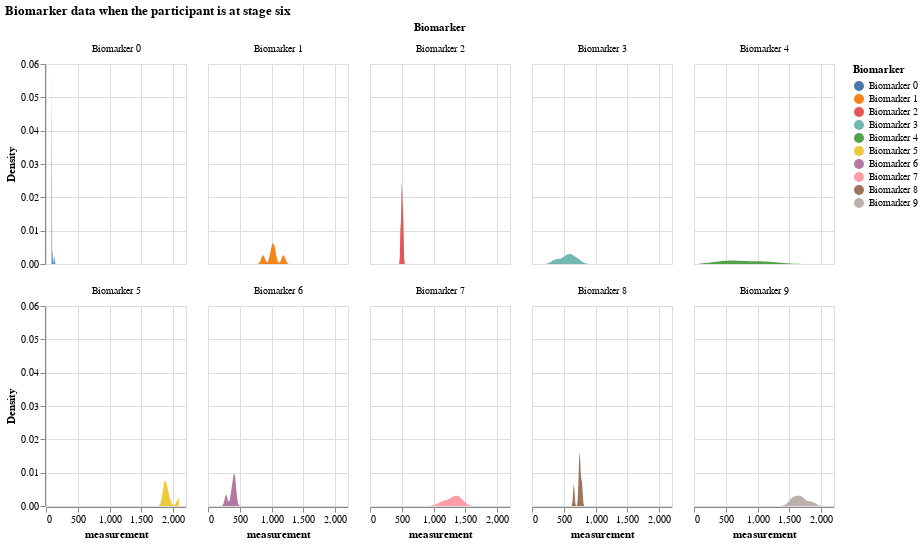

Notebook code cell kept with this figure:
### Markdown cell above
### Distribution of all biomarker values when the participant is at a certain disease stage

### Code cell
# biomarker data when the participant is at stage 6
df_kj_6 = df_expanded[df_expanded.k_j == 6]
df_kj_6

alt.Chart(df_kj_6).transform_density(
    'measurement',
    as_=['measurement', 'Density'],
    groupby=['Biomarker']
).mark_area().encode(
    x="measurement:Q",
    y="Density:Q",
    facet = alt.Facet(
        "Biomarker:N",
        columns = 5
    ),
    color=alt.Color(
        'Biomarker:N'
    )
).properties(
    width= 140,
    height = 200,
).properties(
    title='Biomarker data when the participant is at stage six'
)

### Figure 1 — Vega-Lite specification as saved in the notebook (floating-point values rounded to 4 significant figures)
{"config": {"view": {"continuousWidth": 300, "continuousHeight": 300}}, "data": {"name": "data-29a984e9817946be43fa41c6e06f752f"}, "mark": {"type": "area"}, "encoding": {"color": {"field": "Biomarker", "type": "nominal"}, "facet": {"columns": 5, "field": "Biomarker", "type": "nominal"}, "x": {"field": "measurement", "type": "quantitative"}, "y": {"field": "Density", "type": "quantitative"}}, "height": 200, "title": "Biomarker data when the participant is at stage six", "transform": [{"density": "measurement", "groupby": ["Biomarker"], "as": ["measurement", "Density"]}], "width": 140, "$schema": "https://vega.github.io/schema/vega-lite/v5.16.3.json", "datasets": {"data-29a984e9817946be43fa41c6e06f752f": [{"Biomarker": "Biomarker 0", "participant": 35, "measurement": 110.3, "k_j": 6, "S_n": 6, "affected_or_not": "affected"}, {"Biomarker": "Biomarker 0", "participant": 39, "measurement": 111.5, "k_j": 6, "S_n": 6, "affected_or_not": "affected"}, {"Biomarker": "Biomarker 0", "participant": 63, "measurement": 112.7, "k_j": 6, "S_n": 6, "affected_or_not": "affected"}, {"Biomarker": "Biomarker 0", "participant": 86, "measurement": 87.12, "k_j": 6, "S_n": 6, "affected_or_not": "affected"}, {"Biomarker": "Biomarker 0", "participant": 90, "measurement": 140.6, "k_j": 6, "S_n": 6, "affected_or_not": "affected"}, {"Biomarker": "Biomarker 1", "participant": 35, "measurement": 992.6, "k_j": 6, "S_n": 8, "affected_or_not": "not_affected"}, {"Biomarker": "Biomarker 1", "participant": 39, "measurement": 1025.0, "k_j": 6, "S_n": 8, "affected_or_not": "not_affected"}, {"Biomarker": "Biomarker 1", "participant": 63, "measurement": 1185.0, "k_j": 6, "S_n": 8, "affected_or_not": "not_affected"}, {"Biomarker": "Biomarker 1", "participant": 86, "measurement": 864.7, "k_j": 6, "S_n": 8, "affected_or_not": "not_affected"}, {"Biomarker": "Biomarker 1", "participant": 90, "measurement": 1045.0, "k_j": 6, "S_n": 8, "affected_or_not": "not_affected"}, {"Biomarker": "Biomarker 2", "participant": 35, "measurement": 480.9, "k_j": 6, "S_n": 4, "affected_or_not": "affected"}, {"Biomarker": "Biomarker 2", "participant": 39, "measurement": 523.3, "k_j": 6, "S_n": 4, "affected_or_not": "affected"}, {"Biomarker": "Biomarker 2", "participant": 63, "measurement": 498.7, "k_j": 6, "S_n": 4, "affected_or_not": "affected"}, {"Biomarker": "Biomarker 2", "participant": 86, "measurement": 498.8, "k_j": 6, "S_n": 4, "affected_or_not": "affected"}, {"Biomarker": "Biomarker 2", "participant": 90, "measurement": 511.0, "k_j": 6, "S_n": 4, "affected_or_not": "affected"}, {"Biomarker": "Biomarker 3", "participant": 35, "measurement": 501.0, "k_j": 6, "S_n": 5, "affected_or_not": "affected"}, {"Biomarker": "Biomarker 3", "participant": 39, "measurement": 584.2, "k_j": 6, "S_n": 5, "affected_or_not": "affected"}, {"Biomarker": "Biomarker 3", "participant": 63, "measurement": 614.0, "k_j": 6, "S_n": 5, "affected_or_not": "affected"}, {"Biomarker": "Biomarker 3", "participant": 86, "measurement": 370.8, "k_j": 6, "S_n": 5, "affected_or_not": "affected"}, {"Biomarker": "Biomarker 3", "participant": 90, "measurement": 719.8, "k_j": 6, "S_n": 5, "affected_or_not": "affected"}, {"Biomarker": "Biomarker 4", "participant": 35, "measurement": 1089.0, "k_j": 6, "S_n": 2, "affected_or_not": "affected"}, {"Biomarker": "Biomarker 4", "participant": 39, "measurement": 650.9, "k_j": 6, "S_n": 2, "affected_or_not": "affected"}, {"Biomarker": "Biomarker 4", "participant": 63, "measurement": 560.5, "k_j": 6, "S_n": 2, "affected_or_not": "affected"}, {"Biomarker": "Biomarker 4", "participant": 86, "measurement": 1125.0, "k_j": 6, "S_n": 2, "affected_or_not": "affected"}, {"Biomarker": "Biomarker 4", "participant": 90, "measurement": 478.7, "k_j": 6, "S_n": 2, "affected_or_not": "affected"}, {"Biomarker": "Biomarker 5", "participant": 35, "measurement": 1927.0, "k_j": 6, "S_n": 9, "affected_or_not": "not_affected"}, {"Biomarker": "Biomarker 5", "participant": 39, "measurement": 2088.0, "k_j": 6, "S_n": 9, "affected_or_not": "not_affected"}, {"Biomarker": "Biomarker 5", "participant": 63, "measurement": 1871.0, "k_j": 6, "S_n": 9, "affected_or_not": "not_affected"}, {"Biomarker": "Biomarker 5", "participant": 86, "measurement": 1864.0, "k_j": 6, "S_n": 9, "affected_or_not": "not_affected"}, {"Biomarker": "Biomarker 5", "participant": 90, "measurement": 1868.0, "k_j": 6, "S_n": 9, "affected_or_not": "not_affected"}, {"Biomarker": "Biomarker 6", "participant": 35, "measurement": 431.7, "k_j": 6, "S_n": 1, "affected_or_not": "affected"}, {"Biomarker": "Biomarker 6", "participant": 39, "measurement": 407.8, "k_j": 6, "S_n": 1, "affected_or_not": "affected"}, {"Biomarker": "Biomarker 6", "participant": 63, "measurement": 409.2, "k_j": 6, "S_n": 1, "affected_or_not": "affected"}, {"Biomarker": "Biomarker 6", "participant": 86, "measurement": 283.9, "k_j": 6, "S_n": 1, "affected_or_not": "affected"}, {"Biomarker": "Biomarker 6", "participant": 90, "measurement": 368.9, "k_j": 6, "S_n": 1, "affected_or_not": "affected"}, {"Biomarker": "Biomarker 7", "participant": 35, "measurement": 1392.0, "k_j": 6, "S_n": 10, "affected_or_not": "not_affected"}, {"Biomarker": "Biomarker 7", "participant": 39, "measurement": 1335.0, "k_j": 6, "S_n": 10, "affected_or_not": "not_affected"}, {"Biomarker": "Biomarker 7", "participant": 63, "measurement": 1129.0, "k_j": 6, "S_n": 10, "affected_or_not": "not_affected"}, {"Biomarker": "Biomarker 7", "participant": 86, "measurement": 1250.0, "k_j": 6, "S_n": 10, "affected_or_not": "not_affected"}, {"Biomarker": "Biomarker 7", "participant": 90, "measurement": 1403.0, "k_j": 6, "S_n": 10, "affected_or_not": "not_affected"}, {"Biomarker": "Biomarker 8", "participant": 35, "measurement": 784.2, "k_j": 6, "S_n": 3, "affected_or_not": "affected"}, {"Biomarker": "Biomarker 8", "participant": 39, "measurement": 657.5, "k_j": 6, "S_n": 3, "affected_or_not": "affected"}, {"Biomarker": "Biomarker 8", "participant": 63, "measurement": 747.4, "k_j": 6, "S_n": 3, "affected_or_not": "affected"}, {"Biomarker": "Biomarker 8", "participant": 86, "measurement": 738.2, "k_j": 6, "S_n": 3, "affected_or_not": "affected"}, {"Biomarker": "Biomarker 8", "participant": 90, "measurement": 758.5, "k_j": 6, "S_n": 3, "affected_or_not": "affected"}, {"Biomarker": "Biomarker 9", "participant": 35, "measurement": 1538.0, "k_j": 6, "S_n": 7, "affected_or_not": "not_affected"}, {"Biomarker": "Biomarker 9", "participant": 39, "measurement": 1696.0, "k_j": 6, "S_n": 7, "affected_or_not": "not_affected"}, {"Biomarker": "Biomarker 9", "participant": 63, "measurement": 1583.0, "k_j": 6, "S_n": 7, "affected_or_not": "not_affected"}, {"Biomarker": "Biomarker 9", "participant": 86, "measurement": 1849.0, "k_j": 6, "S_n": 7, "affected_or_not": "not_affected"}, {"Biomarker": "Biomarker 9", "participant": 90, "measurement": 1674.0, "k_j": 6, "S_n": 7, "affected_or_not": "not_affected"}]}}
